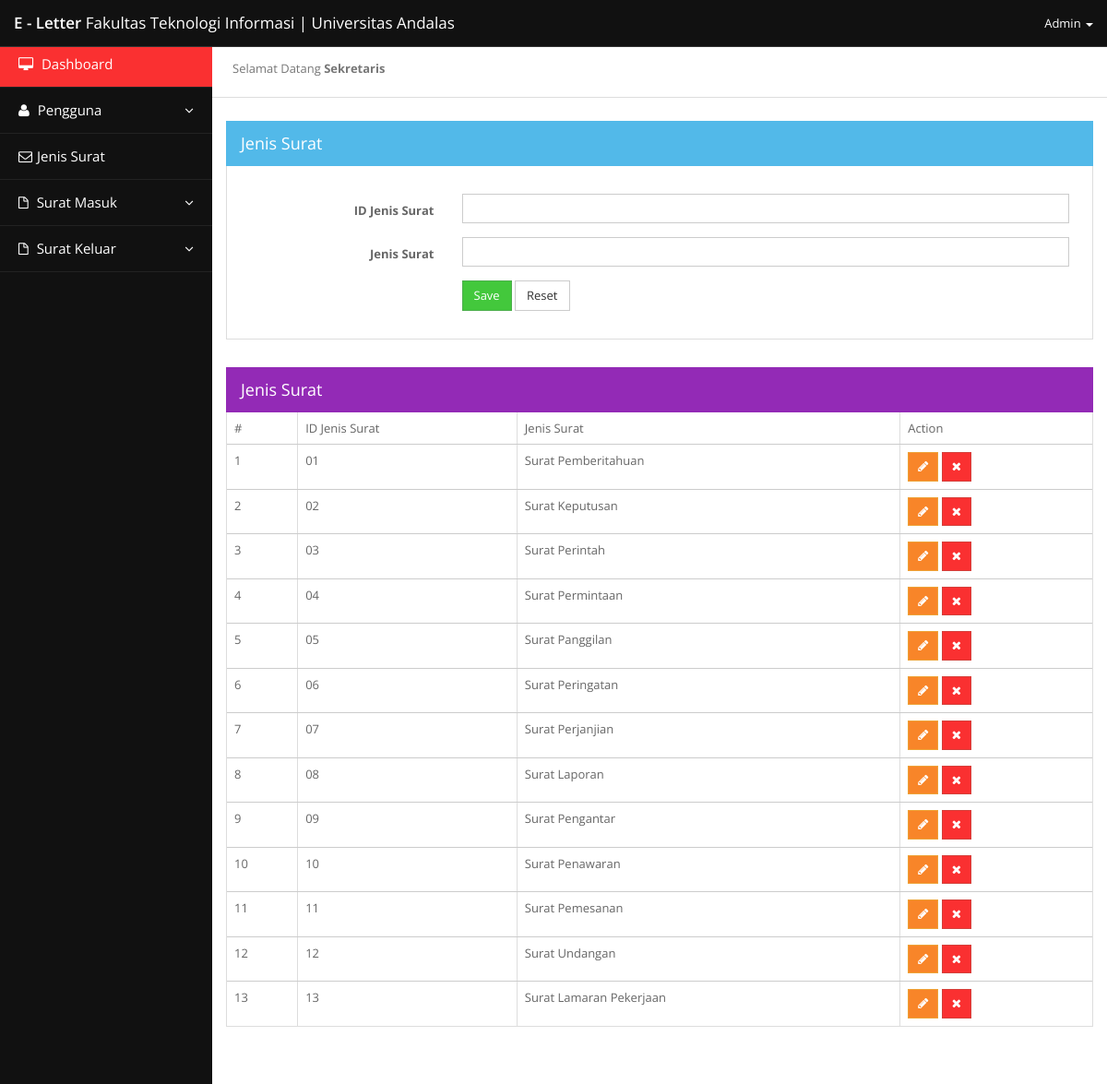
Page /?layout=jenis_surat (signed in) on the committed database.
### tables this page shows
CREATE TABLE IF NOT EXISTS `jenis_surat` (
  `id` int(4) NOT NULL AUTO_INCREMENT,
  `id_jenissurat` varchar(255) NOT NULL,
  `jenis_surat` varchar(255) NOT NULL,
  PRIMARY KEY (`id`)
);

### index.php (called while the page is built, shortened)
<?php
  require_once('lib/mainClass.php');
  $myApp = new myApp();
  $myApp->mainView();
?>

### view/page/jenis_surat.php (the view)
<div class="row">
	<div class="col-md-12">
		<div class="widget wlightblue">
			<div class="widget-head">
			  <div class="pull-left">Jenis Surat</div>
			  <div class="clearfix"></div>
			</div>
			<div class="widget-content">
			  <div class="padd">
                                  <div class="profile">
                                    <form action="control/proses.php?do=simpan" method="post" class="form-horizontal">
                                        <div class="form-group">
                                          <label class="control-label col-lg-3" for="title">ID Jenis Surat</label>
                                          <div class="col-lg-9">
                                            <input type="text" class="form-control" name="id_jenissurat" id="title">
                                          </div>
                                        </div>
                                        <div class="form-group">
                                          <label class="control-label col-lg-3" for="title">Jenis Surat</label>
                                          <div class="col-lg-9">
                                            <input type="text" class="form-control" name="jenis_surat" id="title">
                                          </div>
                                        </div>
                                        <div class="form-group">
                                           <div class="col-lg-offset-3 col-lg-9">
                                              <button type="submit" class="btn btn-success" name="simpan">Save</button>
                                              <button type="reset" class="btn btn-default">Reset</button>
                                           </div>
                                        </div>
                                    </form>
                                  </div>
			  </div>
			</div>
		</div>
	</div>
</div>
<div class="widget wviolet">
			<div class="widget-head">
				<div class="pull-left">Jenis Surat</div>
				<div class="clearfix"></div>
			</div>
			<div class="widget-content">
				<table class="table table-bordered ">
					<thead>
						<tr>
						  <th>#</th>
						  <th>ID Jenis Surat</th>
						  <th>Jenis Surat</th>
						  <th>Action</th>
						</tr>
					</thead>
					<tbody>
                                        <?php
					    require_once('lib/mainClass.php');
						$listsurat = new jenissurat();
						$x=1;
						$data = $listsurat->listjenissurat();
						foreach($data as $datajenis)
						  {
						  if((isset($_GET['id']))&&($datajenis['id']==$_GET['id']))
						    {
								if((isset($_GET['acc']))&&($_GET['acc']=='edit'))
								  { ?>
                                           <tr>
                                             <form action="control/proses.php?do=update_jenis" method="post">
						  <td><?php echo $x; $x++; ?></td>
						  <td><input type="text" name="id_jenissurat" value="<?php echo $datajenis['id_jenissurat']; ?>" /></td>
						  <td><input type="text" name="jenis_surat" value="<?php echo $datajenis['jenis_surat']; ?>" /></td>
						  <td>
                                                <input type="hidden" name="id" value="<?php echo $datajenis['id']; ?>" />
							  <input type="submit" name="update" class="btn btn-sm btn-warning" value="Update" />
						  </td>
                                              </form>
						</tr>
                                                    <?php
								  }
							}
						  else
						    {
					  ?>
						<tr>
						  <td><?php echo $x; $x++; ?></td>
						  <td><?php echo $datajenis['id_jenissurat']; ?></td>
						  <td><?php echo $datajenis['jenis_surat']; ?></td>
						  <td>
							  <a href="?layout=jenis_surat&acc=edit&id=<?php echo $datajenis['id']; ?>"><button class="btn btn-sm btn-warning"><i class="fa fa-pencil"></i> </button></a>
							  <a href="control/proses.php?do=delete_jenis&id=<?php echo $datajenis['id']; ?>"><button class="btn btn-sm btn-danger"><i class="fa fa-times"></i> </button></a>
						  </td>
						</tr>
                                        <?php
							}
					    }
					  ?>
					</tbody>
				</table>
			</div>
		</div>
</div>
	</div>
</div>

### lib/mainClass.php (shortened to what this page needs)
<?php
  class myApp {
	  public function mainView() {
		  if(empty($_SESSION['status']))
		    {
				 include('view/login.php');
			}
		  elseif((isset($_SESSION['status']))&&($_SESSION['status']=='masuk'))
		    {
				if((isset($_GET['page']))&&($_GET['page']=='index'))
				  {
					include('view/login.php');
				  }
				else
				  {
					include('view/index.php');
				  }
			}
	  }
  }
  class indexcontrol {
	  function pagecontrol()
	    {
			if(!empty($_GET['layout']))
			  {
				$page = $_GET['layout'];
			  }
			else
			  {
				$page = 'home';
			  }
			$layout = "view/page/".$page.".php";
			include($layout);
		}
  }
  class dbController {
        private $host="localhost";
        private $user="root";
        private $pass="";
        private $dbname="eletter";
        protected function dbOpen(){
            $this->conn = mysqli_connect("$this->host", "$this->user", "$this->pass", "$this->dbname");
        }
    }
  class jenissurat extends dbController
    {
		public function listjenissurat()
		  {
			$sql = "select * from jenis_surat";
			$query = mysqli_query($this->conn, $sql);
			if($query)
			  {
				  if(mysqli_num_rows($query)>0)
				    {
						$i=0;
						while($record = mysqli_fetch_array($query))
						  {
							  $data[$i]['id'] = $record['id'];
							  $data[$i]['id_jenissurat'] = $record['id_jenissurat'];
							  $data[$i]['jenis_surat'] = $record['jenis_surat'];
							  $i++;
						  }
					}
				 else
				   {
					   $data = null;
				   }
				 return $data;
			  }
		  }
	}
?>

### view/index.php (shortened to what this page needs)
<!DOCTYPE html>
<html lang="en">
	<head>
		<link href="view/css/bootstrap.min.css" rel="stylesheet">
		<link rel="stylesheet" href="view/css/jquery-ui.css">
		<link href="view/css/font-awesome.min.css" rel="stylesheet">
		<link href="view/css/style.css" rel="stylesheet">
		<link href="view/css/widgets.css" rel="stylesheet">
	</head>
	<body>
        <?php
		  require_once('lib/mainClass.php');
		?>
		<div class="navbar navbar-inverse navbar-fixed-top bs-docs-nav" role="banner">
			<div class="container">
				<div class="navbar-header">
					<a href="index.html" class="navbar-brand"><span class="bold">E - Letter</span> Fakultas Teknologi Informasi | Universitas Andalas</a>
				</div>
				<nav class="collapse navbar-collapse bs-navbar-collapse" role="navigation">
					<ul class="nav navbar-nav navbar-right">
						<li class="dropdown">
							<a data-toggle="dropdown" class="dropdown-toggle" href="#">
								<?php if($_SESSION['tipe_user']==1) { echo "Admin"; } else { echo "Staf"; } ?> <b class="caret"></b>
							</a>
						</li>
					</ul>
				</nav>
			</div>
		</div>
		<div class="content">
			<div class="sidebar">
				<div class="sidebar-inner">
					<ul class="navi">
						<li class="nred current"><a href="index.php"><i class="fa fa-desktop"></i> Dashboard</a></li>
                         <?php if($_SESSION['tipe_user']==1) { ?>
						<li class="has_submenu nlightblue">
							<a href="#">
								<i class="fa fa-user"></i> Pengguna
								<span class="pull-right"><i class="fa fa-angle-down"></i></span>
							</a>
						</li>
                        <li class="nblue"><a href="?layout=jenis_surat"><i class="fa fa-envelope-o"></i>Jenis Surat</a></li>
                        <?php } ?>
						<li class="has_submenu nviolet">
							<a href="#">
								<i class="fa fa-file-o"></i> Surat Masuk
								<span class="pull-right"><i class="fa fa-angle-down"></i></span>
							</a>
						</li>
                        <?php if(($_SESSION['tipe_user']==1)||($_SESSION['tipe_user']==3)) { ?>
						<li class="has_submenu nblue">
							<a href="#">
								<i class="fa fa-file-o"></i> Surat Keluar
								<span class="pull-right"><i class="fa fa-angle-down"></i></span>
							</a>
						</li>
                        <?php } ?>
					</ul>
				</div>
			</div>
			<div class="mainbar">
				<div class="page-head">
					<h2 class="pull-left">
					  <span class="page-meta"><?php echo "Selamat Datang <b>".$_SESSION['jabatan']."</b>"; ?></span>
					</h2>
					<div class="clearfix"></div>
				</div>
				<div class="matter">
					<div class="container">
						<?php
						   $layout = new indexcontrol();
						   $layout->pagecontrol();
						?>
					</div>
	</body>
</html>

### view/css/style.css (style rules this page uses)
* { border-radius: 0 !important; box-shadow: none !important; filter: progid:DXImageTransform.Microsoft.gradient(enabled = false) !important; text-shadow: none !important; font-family: "Open Sans", Arial, Helvetica, sans-serif; font-weight: 400; }
.navbar * { background-image: none !important; }
form * { font-family: "Open Sans", Arial, Helvetica, sans-serif; }
input, textarea { background-image: none !important; border: 1px solid #ccc !important; font-family: "Open Sans", Arial, Helvetica, sans-serif !important; }
.btn { background-image: none !important; font-family: "Open Sans", Arial, Helvetica, sans-serif; }
body { font-size: 13px; line-height: 23px; color: #666; background:#111; padding-top: 45px; -webkit-font-smoothing: antialiased; }
h1,h2,h3,h4,h5,h6 { padding: 2px 0px; margin: 5px 0px; color: #777; font-weight: 400; }
h2 { font-size: 30px; line-height: 40px; }
a { color: #333; text-decoration: none !important; }
.bold { font-weight: 600; }
.btn { font-size: 13px !important; }
.btn.btn-success { background: #43c83c !important; }
.btn.btn-warning { background: #f88529 !important; }
.btn.btn-danger { background: #fa3031 !important; }
form { margin: 10px; }
.navbar * { text-shadow:none !important; }
.navbar .container { width:100%; }
.navbar { background: #111; border-bottom:1px solid #333; }
.navbar .navbar-brand { color: #fff !important; }
.navbar .nav > li > a { font-size: 13px !important; color: #fff !important; }
.navbar .caret { border-top-color:#fff !important; border-bottom-color:#fff !important; }
.sidebar { width: 230px; float: left; display: block; background:#111; color: #eee; position: relative; }
.sidebar ul { padding: 0px; margin: 0px; list-style-type: none; }
.sidebar ul li { list-style-type: none; }
.sidebar .sidebar-inner { display: block; width:100%; margin: 0 auto; position: absolute; z-index: 60; background: #111; }
.sidebar .navi li i { margin-right: 5px; }
.sidebar .navi li span i { margin: 0px; }
.sidebar .navi > li > a { display: block; padding: 12px 20px; font-size: 15px; line-height: 25px; color: #fff; text-decoration: none; border-bottom: 1px solid #222; background-color: #111; }
.sidebar .navi > li.nred > a:hover, .sidebar .navi > li.open.nred > a, .sidebar .navi > li.current.nred > a { background:#fa3031 !important; -webkit-transition:background 0.5s ease; -moz-transition:background 0.5s ease; -o-transition:background 0.5s ease; transition:background 0.5s ease; }
.mainbar { position: relative; margin-left: 230px; margin-right: 0px; width: auto; background:#fff; min-height: 1200px; }
.mainbar .container { max-width:100% !important; }
.mainbar .page-head { padding: 15px 20px; border-bottom: 1px solid #fff; }
.mainbar .page-meta { font-size: 13px; line-height: 15px; margin-left: 2px; display: block; }
.mainbar .matter { border-top: 1px solid #ddd; padding: 15px 0px; }
.mainbar .matter > .container { margin-left:0px; }
.widget { margin-top: 10px; margin-bottom: 20px; background: #fff; }
.widget .table { margin: 0px; width: 100%; }
.widget .table-bordered { border: 0px; }
.widget .table-bordered th { border-bottom: 1px solid #ccc !important; }
.widget .table-bordered td { border-top: 0px !important; border-bottom: 1px solid #ccc !important; }
.widget .table-bordered tr:last-child td { border-bottom:0px !important; }
.widget .table-bordered td:first-child, .widget .table-bordered th:first-child { border-left: 0px; }
.widget .table-bordered td:last-child, .widget .table-bordered th:last-child { border-right:0px; }
.widget .padd { padding: 15px; }
.widget .widget-head { background-color: #f5f5f5; border: 1px solid #ddd; color: #777; font-size: 18px; padding: 12px 15px; }
.widget .widget-content { border-left: 1px solid #ddd; border-right:1px solid #ddd; border-bottom: 1px solid #ddd; }
.widget.wlightblue .widget-head { background-color: #52b9e9; border: 1px solid #52b9e9; color: #fff; }
.widget.wviolet .widget-head { background-color: #932ab6; border: 1px solid #932ab6; color: #fff; }
.profile { margin-top: 15px; }

### rows in the picture
jenis_surat: id_jenissurat "01", jenis_surat "Surat Pemberitahuan"
jenis_surat: id_jenissurat "02", jenis_surat "Surat Keputusan"
jenis_surat: id_jenissurat "03", jenis_surat "Surat Perintah"
jenis_surat: id_jenissurat "04", jenis_surat "Surat Permintaan"
jenis_surat: id_jenissurat "05", jenis_surat "Surat Panggilan"
jenis_surat: id_jenissurat "06", jenis_surat "Surat Peringatan"
jenis_surat: id_jenissurat "07", jenis_surat "Surat Perjanjian"
jenis_surat: id_jenissurat "08", jenis_surat "Surat Laporan"
jenis_surat: id_jenissurat "09", jenis_surat "Surat Pengantar"
jenis_surat: id_jenissurat "10", jenis_surat "Surat Penawaran"
jenis_surat: id_jenissurat "11", jenis_surat "Surat Pemesanan"
jenis_surat: id_jenissurat "12", jenis_surat "Surat Undangan"
jenis_surat: id_jenissurat "13", jenis_surat "Surat Lamaran Pekerjaan"

### other values in the picture
$_SESSION['jabatan'] "Sekretaris"
